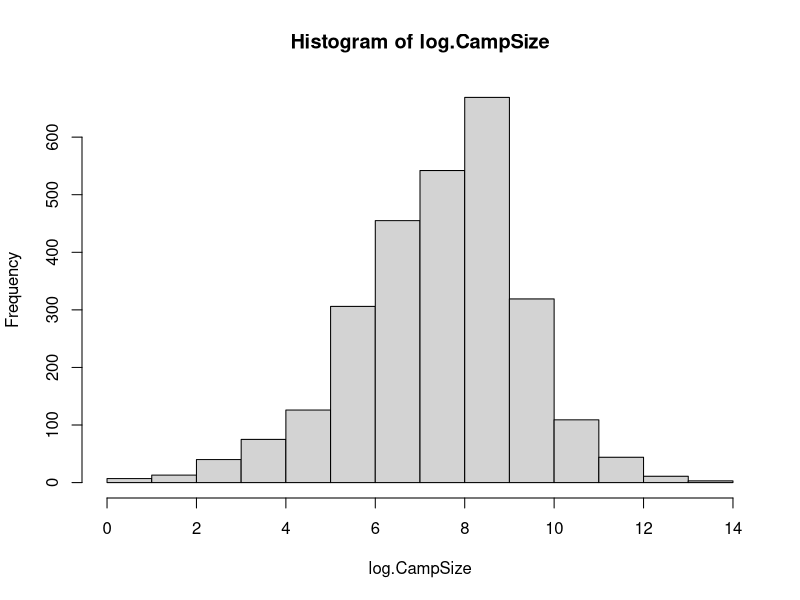
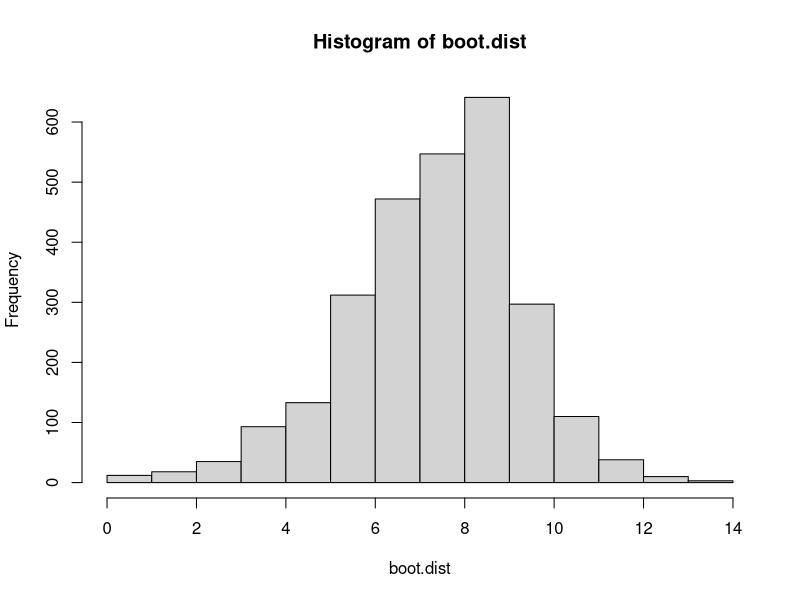
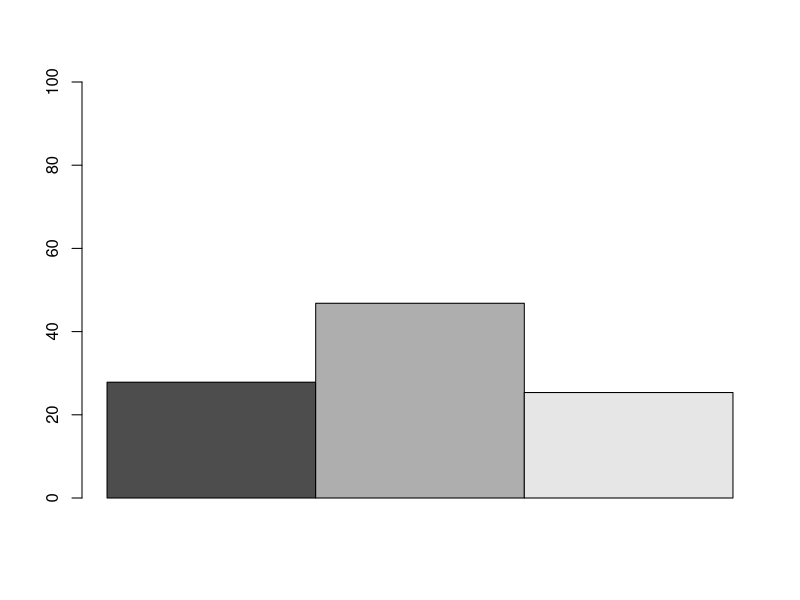
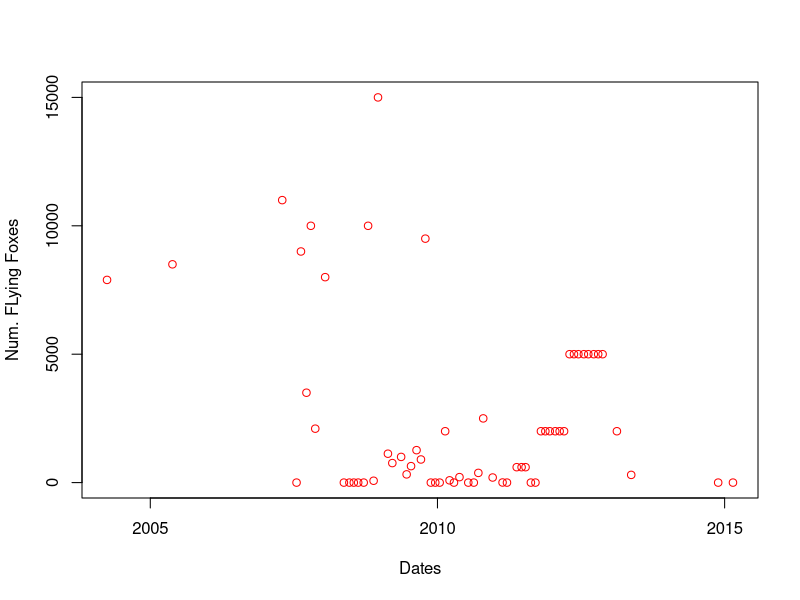

Write R code to recreate these figures, in order.
## ---- chunk 1
#load the data from csv
foxData = read.csv("FlyingFoxMonitoring.csv",header = TRUE)

#converting factor to integer
blkFox <- suppressWarnings(c(as.numeric(as.character(foxData$BlackFlyingFox.Count))))
redFox<- suppressWarnings(c(as.numeric(as.character(foxData$LittleRedFlyingFox.Count))))
greyFox<- suppressWarnings(c(as.numeric(as.character(foxData$GreyHeadedFlyingFox.Count))))
totalFox <- suppressWarnings(c(as.numeric(as.character(foxData$TotalSpecies.Count))))
camp <- (as.character(foxData$Camp))

#remove rows where variable FlyingFoxesAbsent does not match the total count being zero or not.

idHasFox=which(foxData$FlyingFoxesAbsent!=TRUE)
idHasNoFox=which(suppressWarnings(c(as.numeric(as.character(foxData$TotalSpecies.Count))))!=0)
illogicalFox=setdiff(idHasFox,idHasNoFox)

##removing data with NA

#make a vector of the rows which have missing data
idNA=c(which(is.na(blkFox)),which(is.na(redFox)),which(is.na(greyFox)),which(is.na(totalFox)),which(is.na(camp)),illogicalFox)
paste(length(idNA),"cases have NAs")

#remove those rows
blkFox=blkFox[-idNA]
redFox=redFox[-idNA]
greyFox=greyFox[-idNA]
totalFox=totalFox[-idNA]


#calculate totals based on each species
myTotal = blkFox+redFox+greyFox
diffTotals = totalFox-myTotal

#make a vector where if the difference between the actual total and the sum of each species doesn't match the value is NA and if it does it's "good"
idBadMath=ifelse(diffTotals!=0,NA,"good")
paste(sum(is.na(idBadMath)),"rows have totals that dont match the sum of each species")
#making a vecor of the NAs (which are actually the rows with bad maths)
idBadMath=which(is.na(idBadMath))


#removing the rows that have bad maths
blkFox=blkFox[-idBadMath]
redFox=redFox[-idBadMath]
greyFox=greyFox[-idBadMath]
totalFox=totalFox[-idBadMath]



dirty <-c(idNA,idBadMath)
camp=camp[-dirty]


## ---- chunk 2
##natural logarithm of the total species count per camp
foxyCamps=which(foxData$FlyingFoxesAbsent!=TRUE)
foxyCamps=totalFox[foxyCamps]
log.CampSize=log(foxyCamps)
#paste(totalFox,logCampSize)
#logCampSize
foxyCamps.length=length(foxyCamps)

##histogram of camp size logarithm
hist(log.CampSize)
## ---- chunk 3

##boot strap of mean camp size logarithm
##Generating a Bootstrap Distribution
b = 10000
boot.dist = rep(NA, b)
for (i in 1:b) {
boot.sample = sample(foxyCamps, replace=TRUE)
boot.dist=log(boot.sample)
boot.dist[i]=mean(boot.dist, conf.level = 0.95)
sd(boot.dist)
}
hist(boot.dist)

## ---- chunk 4
#still need to do proportions for each campsite.


#proportion for whole species
blk=sum(blkFox)
red=sum(redFox)
grey=sum(greyFox)
foxProp=c(blk,red,grey)/sum(totalFox)*100

barplot(matrix(foxProp),beside=TRUE, col=grey.colors(3), ylim=c(0,100))

## ---- chunk 5
redFox.3b=which(redFox>0)
totalFox.3b=totalFox[redFox.3b]
redFox.3b=redFox[redFox.3b]

cor.test(redFox.3b/totalFox.3b,totalFox.3b, alternative = "two.sided", conf.level = 0.99)

## ---- chunk 6
#load and clean data
ehpCamp=foxData$EHP.CampId
ehpCamp=ehpCamp[-dirty]
#Use the function as.Date to convert the date strings in the variable SurveyDate into dates. 
date <- suppressWarnings(c(as.Date(foxData$SurveyDate,"%d/%m/%y")))
date=date[-dirty]

#vector of id for Indooroopilly Island Camp
idIndoIsland=which(ehpCamp=="68")

#create vector of data and total fox count for Indooroopilly Island 
indoDates=date[idIndoIsland]
indoFox=totalFox[idIndoIsland]

# This is probably wrong
indo.lm=lm(indoFox ~ as.numeric(indoDates))

summary(indo.lm)

plot(indoFox~indoDates, col="red",xlab="Dates", ylab = "Num. FLying Foxes")
